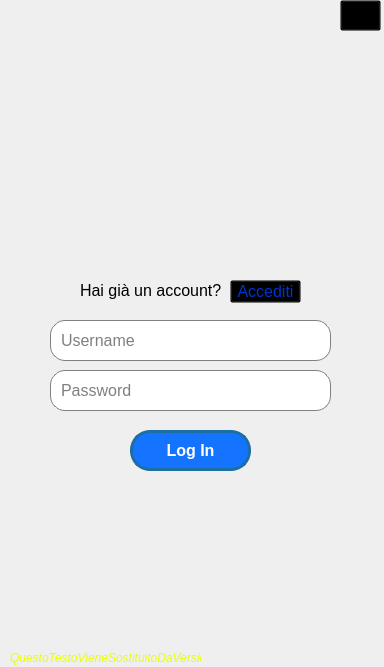
<?xml version="1.0" encoding="UTF-8"?>
<ui version="4.0">
 <class>SingupWindow</class>
 <widget class="QMainWindow" name="SingupWindow">
  <property name="geometry">
   <rect>
    <x>0</x>
    <y>0</y>
    <width>384</width>
    <height>667</height>
   </rect>
  </property>
  <property name="minimumSize">
   <size>
    <width>384</width>
    <height>667</height>
   </size>
  </property>
  <property name="maximumSize">
   <size>
    <width>384</width>
    <height>667</height>
   </size>
  </property>
  <property name="windowTitle">
   <string>MainWindow</string>
  </property>
  <widget class="QWidget" name="centralwidget">
   <widget class="QPushButton" name="SingUpButton">
    <property name="geometry">
     <rect>
      <x>230</x>
      <y>280</y>
      <width>71</width>
      <height>23</height>
     </rect>
    </property>
    <property name="font">
     <font>
      <pointsize>12</pointsize>
     </font>
    </property>
    <property name="styleSheet">
     <string notr="true">#SingUpButton {
color: #0033CC;
background-color: Transparent;
background-repeat:no-repeat;
}

#SingUpButton:hover {
color: #0040FF;
text-decoration: underline;
}</string>
    </property>
    <property name="text">
     <string>Accediti</string>
    </property>
   </widget>
   <widget class="QLabel" name="label">
    <property name="geometry">
     <rect>
      <x>80</x>
      <y>280</y>
      <width>151</width>
      <height>21</height>
     </rect>
    </property>
    <property name="font">
     <font>
      <pointsize>12</pointsize>
     </font>
    </property>
    <property name="text">
     <string>Hai già un account?</string>
    </property>
   </widget>
   <widget class="QLineEdit" name="LineEditPasswordForm">
    <property name="geometry">
     <rect>
      <x>50</x>
      <y>370</y>
      <width>281</width>
      <height>41</height>
     </rect>
    </property>
    <property name="styleSheet">
     <string notr="true">background-color:rgb(255, 255, 255);
border: 1px solid gray;
border-radius: 15px;
padding: 0 8px;
selection-background-color: darkgray;
font-size: 16px;
</string>
    </property>
    <property name="inputMask">
     <string/>
    </property>
    <property name="text">
     <string/>
    </property>
    <property name="echoMode">
     <enum>QLineEdit::Password</enum>
    </property>
    <property name="placeholderText">
     <string>Password</string>
    </property>
   </widget>
   <widget class="QLineEdit" name="LineEditUsernameForm">
    <property name="geometry">
     <rect>
      <x>50</x>
      <y>320</y>
      <width>281</width>
      <height>41</height>
     </rect>
    </property>
    <property name="styleSheet">
     <string notr="true">background-color:rgb(255, 255, 255);
border: 1px solid gray;
border-radius: 15px;
padding: 0 8px;
selection-background-color: darkgray;
font-size: 16px;
</string>
    </property>
    <property name="text">
     <string/>
    </property>
    <property name="placeholderText">
     <string>Username</string>
    </property>
   </widget>
   <widget class="QPushButton" name="LoginButton">
    <property name="geometry">
     <rect>
      <x>130</x>
      <y>430</y>
      <width>121</width>
      <height>41</height>
     </rect>
    </property>
    <property name="font">
     <font>
      <pointsize>-1</pointsize>
      <weight>75</weight>
      <bold>true</bold>
     </font>
    </property>
    <property name="styleSheet">
     <string notr="true">#LoginButton{color: rgb(255, 255, 255); 
background-color: rgb(20, 115, 255); 
font-size: 16px; 
border-radius: 20px; 
border: 3px solid rgb(28, 110, 164);
}
#LoginButton:hover{
background-color: rgb(28, 110, 164);
}
#LoginButton:pressed{
background-color: rgb(20, 78, 117);
}</string>
    </property>
    <property name="text">
     <string>Log In</string>
    </property>
   </widget>
   <widget class="QLabel" name="version">
    <property name="geometry">
     <rect>
      <x>10</x>
      <y>650</y>
      <width>191</width>
      <height>16</height>
     </rect>
    </property>
    <property name="font">
     <font>
      <italic>true</italic>
     </font>
    </property>
    <property name="styleSheet">
     <string notr="true">color: #EAFF00;</string>
    </property>
    <property name="text">
     <string>QuestoTestoVieneSostituitoDaVersione</string>
    </property>
   </widget>
   <widget class="QPushButton" name="exitButton">
    <property name="geometry">
     <rect>
      <x>340</x>
      <y>0</y>
      <width>41</width>
      <height>31</height>
     </rect>
    </property>
    <property name="styleSheet">
     <string notr="true">background-color: Transparent;
background-repeat:no-repeat;
</string>
    </property>
    <property name="text">
     <string/>
    </property>
    <property name="icon">
     <iconset resource="Risorse.qrc">
      <normaloff>:/image/basics-22-128.png</normaloff>:/image/basics-22-128.png</iconset>
    </property>
    <property name="iconSize">
     <size>
      <width>25</width>
      <height>25</height>
     </size>
    </property>
   </widget>
  </widget>
 </widget>
 <resources>
  <include location="Risorse.qrc"/>
 </resources>
 <connections/>
</ui>
